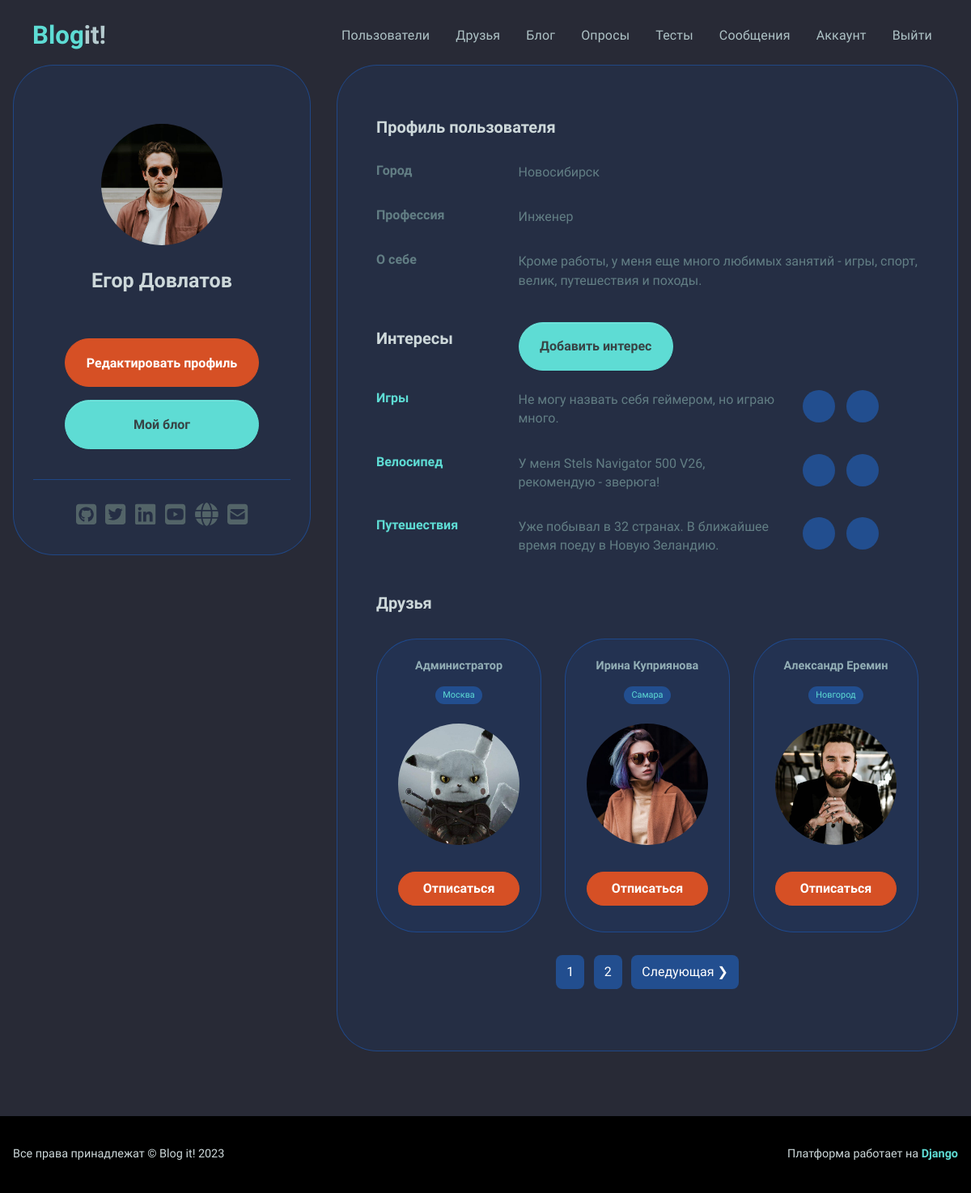
The page /account/ (signed in) on the database as committed earlier.
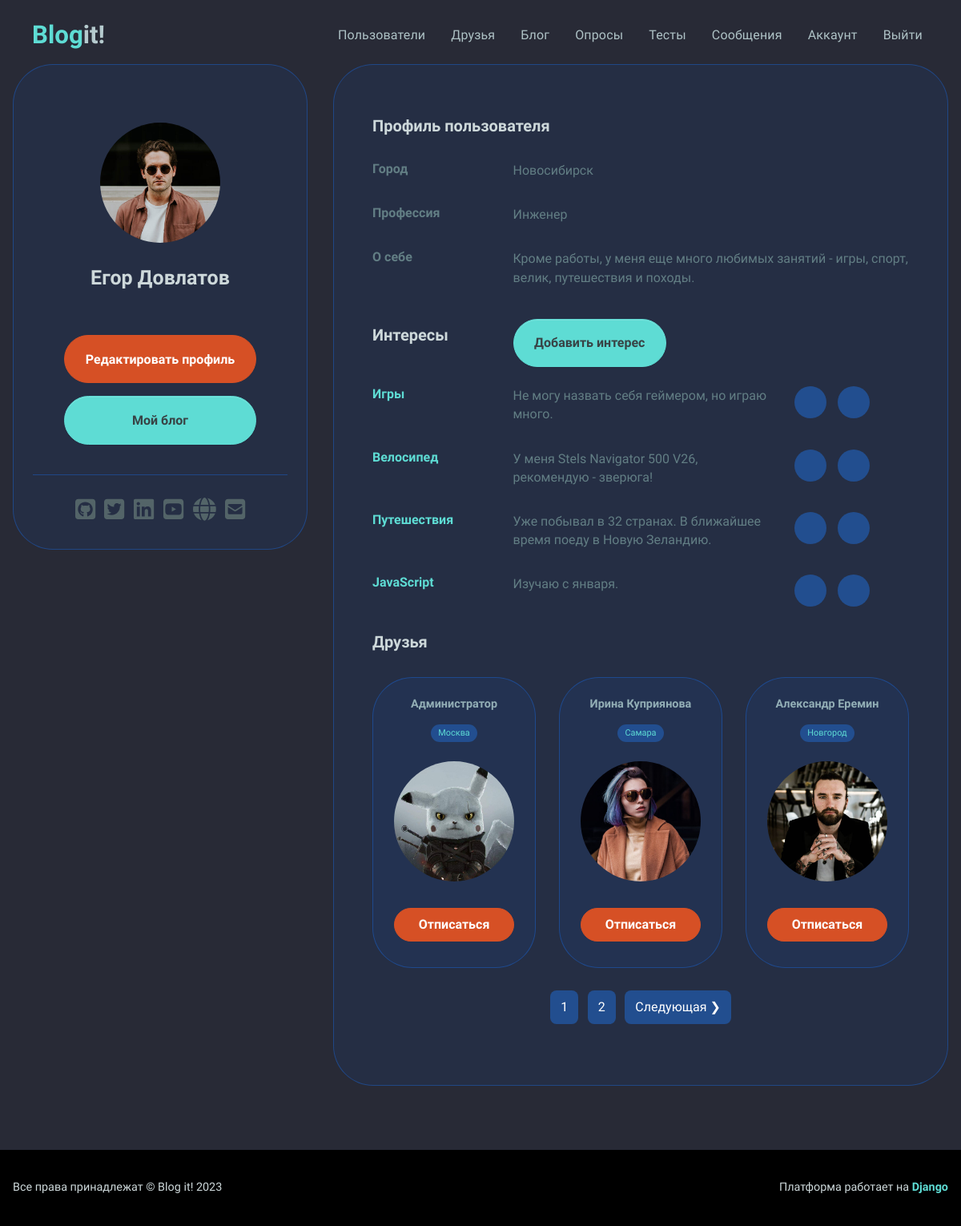
The same page on the database as committed later.
### users/models.py (models this page shows, shortened)
class Interest(models.Model):
    name = models.CharField(max_length=50,
        blank=True, null=True)
    slug = models.SlugField()
    description = models.TextField(null=True, blank=True)
    created = models.DateTimeField(auto_now_add=True)
    profile = models.ForeignKey(
        Profile, null=True, blank=True,
        on_delete=models.CASCADE)
    class Meta:
        ordering = ['created']
        verbose_name = 'Интерес'
        verbose_name_plural = 'Интересы'
        unique_together = ('name', 'slug', 'profile')

class Profile(models.Model):
    user = models.OneToOneField(User,
        on_delete=models.CASCADE)
    name = models.CharField(max_length=50,
        blank=True, null=True)
    email = models.EmailField(max_length=50,
        blank=True, null=True)
    username = models.CharField(max_length=50,
        blank=True, null=True)
    summary = models.CharField(max_length=100,
        blank=True, null=True)
    city = models.CharField(max_length=20,
        blank=True, null=True)
    profession = models.CharField(max_length=50,
        blank=True, null=True)
    about = models.TextField(blank=True, null=True)
    image = models.ImageField(
        null=True, blank=True, upload_to='profile_images',
        default='profile_images/default.jpg')
    github = models.CharField(max_length=100,
        default='https://github.com')
    twitter = models.CharField(max_length=100,
        default='https://twitter.com')
    linkedin = models.CharField(max_length=100,
        default='https://linkedin.com')
    youtube = models.CharField(max_length=100,
        default='https://youtube.com')
    website = models.CharField(max_length=100,
        default='https://mysite.com')
    created = models.DateTimeField(auto_now_add=True)
    follows = models.ManyToManyField(
        'self', related_name='followed_by',
        symmetrical=False, blank=True
    )
    class Meta:
        ordering = ['created']
        verbose_name = 'Профиль'
        verbose_name_plural = 'Профили'

### users/views.py (the view)
# urls.py: path('account/', views.userAccount, name='account'),
@login_required
def userAccount(request):
    profile = request.user.profile
    interests = profile.interest_set.all()
    profiles = profile.follows.all()
    custom_range, profiles = paginateObjects(request,
        profiles, 3)
    context = {'profile': profile, 'profiles': profiles,
    'interests': interests, 'custom_range': custom_range}
    return render(request, 'users/account.html', context)

### users/utils.py (called while the page is built)
def paginateObjects(request, objects, results):
    page = request.GET.get('page')
    paginator = Paginator(objects, results)
    try:
        objects = paginator.page(page)
    except PageNotAnInteger:
        page = 1
        objects = paginator.page(page)
    except EmptyPage:
        page = paginator.num_pages
        objects = paginator.page(page)
    leftIndex = (int(page) - 4)
    if leftIndex < 1:
        leftIndex = 1
    rightIndex = (int(page) + 5)
    if rightIndex > paginator.num_pages:
        rightIndex = paginator.num_pages + 1
    custom_range = range(leftIndex, rightIndex)
    return custom_range, objects

### users/templates/users/account.html (shortened to what the changed rows need)
{% extends 'base.html' %}
{% block content %}
    <section>
        <main class="mt-5 mb-5">
            <div class="container">
                <div class="main-body">
                    <div class="row">
                        <div class="col-lg-8">
                            <div class="card p-3 h-100 card-soft-primary">
                                <div class="profile-card-body">
                                    {% for interest in profile.interest_set.all %}
                                        <div class="row mb-3">
                                            <div class="col">
                                                <h6 class="fw-bold fs-0 mb-0 text-600">
                                                    <a class="text-decoration-none"
                                                       href="{% url 'interest' interest.slug %}">{{ interest.name }}</a>
                                                </h6>
                                            </div>
                                            <div class="col-6 fs-0 fw-normal mb-0 text-600">
                                                <p>{{ interest.description }}</p>
                                            </div>
                                            <div class="col fs-0 fw-normal mb-0 icon-group">
                                                <a href="{% url 'update-interest' interest.slug %}"><span class="icon-item mr-btn"></span></a>
                                                <a href="{% url 'delete-interest' interest.slug %}"><span class="icon-item"></span></a>
                                            </div>
                                        </div>
                                    {% endfor %}
                                    <div class="row row-cols-1 row-cols-md-3 g-4">{% include 'users/friends.html' %}</div>
                                    <div class="my-4">{% include 'pagination.html' with queryset=profiles custom_range=custom_range %}</div>
                                </div>
                            </div>
                        </div>
                    </div>
                </div>
            </div>
        </main>
    </section>
{% endblock %}

### users/templates/users/friends.html (shortened to what this page needs)
{% for profile in profiles %}
    <div class="col">
        <div class="card p-3 card-soft-primary align-items-center">
            <div class="card-body text-center">
                <h6 class="fw-bold fs--1 mb-3 text-400">{{ profile.name }}</h6>
                <h6>
                    <span class="badge rounded-pill text-primary mb-3 pill-bg">{{ profile.city }}</span>
                </h6>
                <div class="profile-image-wrapper">
                    <div class="profile-image">
                        <a href="{% url 'user-profile' profile.username %}">
                            <img src="{{ profile.image.url }}" alt="profile" />
                        </a>
                    </div>
                </div>
                <div class="col-12 d-grid">
                    <div class="text-center">
                        <form action="{% url 'follow-unfollow' profile.username %}" method="POST">
                            {% if profile in user.profile.follows.all %}
                                <button class="btn btn-danger rounded-pill my-2 col-12 p-2"
                                        name="follow"
                                        value="unfollow"
                                        type="submit">
                                    Отписаться
                                </button>
                            {% endif %}
                        </form>
                    </div>
                </div>
            </div>
        </div>
    </div>
{% endfor %}

Rows that differ between the two databases and show on the page:
added Interest: name "JavaScript", description "Изучаю с января."
